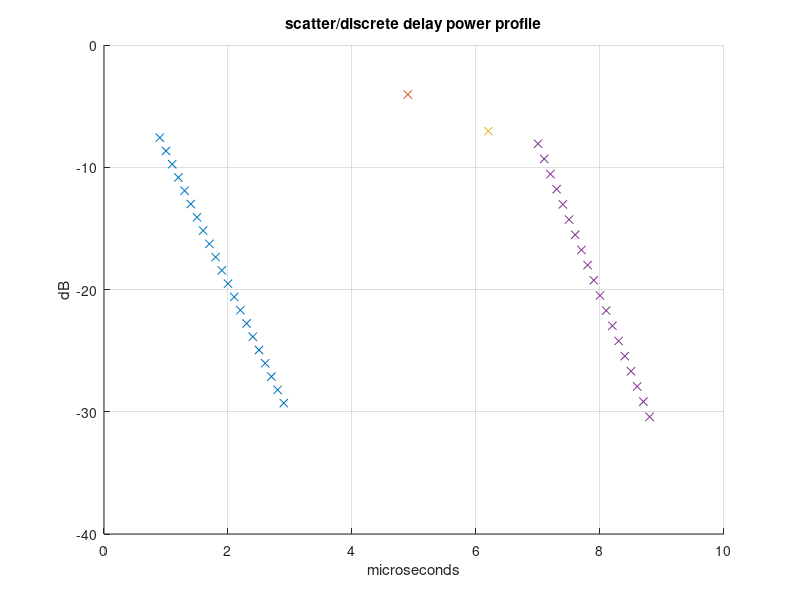

The MATLAB source for this figure:
echo on
% gain in dB for each path
gdb1 = 0;
gdb2 = -3;
gdb3 = -6;
gdb4 = -1;
% generate delay power profile for scatter 1 path 1
tot_power = 0;
wt1=zeros(1,21);
for ii=1:21;
  wt1(ii) = exp(-1.0 * (ii-1)/(400e-9*10e6));
  tot_power = tot_power + wt1(ii);
end
for ii=1:21;
  wt1(ii) = wt1(ii)/tot_power;
end
% generate power profile for discrete 1 path 2
wt2 = 1;
% generate power profile for discrete 2 path 3
wt3 = 1;
% generate delay power profile for scatter 2 path 4
tot_power = 0;
wt4=zeros(1,19);
for ii=1:19;
  wt4(ii) = exp(-1.0 * (ii-1)/(350e-9*10e6));
  tot_power = tot_power + wt4(ii);
end
for ii=1:19;
  wt4(ii) = wt4(ii)/tot_power;
end
%
% compute gains for each path
% NOTE: normalize to two since input impulse has power=2 (I,Q) = (1,1)
gain1 = 10.0 .^ (gdb1/20.0);
gain2 = 10.0 .^ (gdb2/20.0);
gain3 = 10.0 .^ (gdb3/20.0);
gain4 = 10.0 .^ (gdb4/20.0);
gaintot = gain1 * gain1 + gain2 * gain2 + gain3 * gain3 + gain4 * gain4;
gaintot = sqrt(2/gaintot);
gain1 = gain1 * gaintot;
gain2 = gain2 * gaintot;
gain3 = gain3 * gaintot;
gain4 = gain4 * gaintot;
%
% adjust wieghts by the given gains 
%
for ii=1:21;
  wt1(ii) = wt1(ii) * gain1 * gain1;
end
wt2 = wt2 * gain2 * gain2;
wt3 = wt3 * gain3 * gain3;
for ii=1:19;
  wt4(ii) = wt4(ii) * gain4 * gain4;
end
%
% generate time arrays for each path
%
time1=10:30;
time1=(time1-1)*0.1;
time2=50;
time2=(time2-1)*0.1;
time3=63;
time3=(time3-1)*0.1;
time4=71:89;
time4=(time4-1)*0.1;

figure(1);
hold on
plot(time1,10*log10(wt1),'x');
axis([0 10 -40 0]);
plot(time2,10*log10(wt2),'x');
plot(time3,10*log10(wt3),'x');
plot(time4,10*log10(wt4),'x');
xlabel('microseconds');
ylabel('dB');
title('scatter/discrete delay power profile');
grid on;

mag1 = 0;
mag2 = wt2;
mag3 = wt3;
mag4 = 0;
for ii=1:21
   mag1=mag1 + wt1(ii);
end
for ii=1:19
   mag4=mag4 + wt4(ii);
end
% output magnitude numbers
[mag1,mag2,mag3,mag4,(mag1+mag2+mag3+mag4)]
[10*log10(mag1), 10*log10(mag2), 10*log10(mag3), 10*log10(mag4)]

